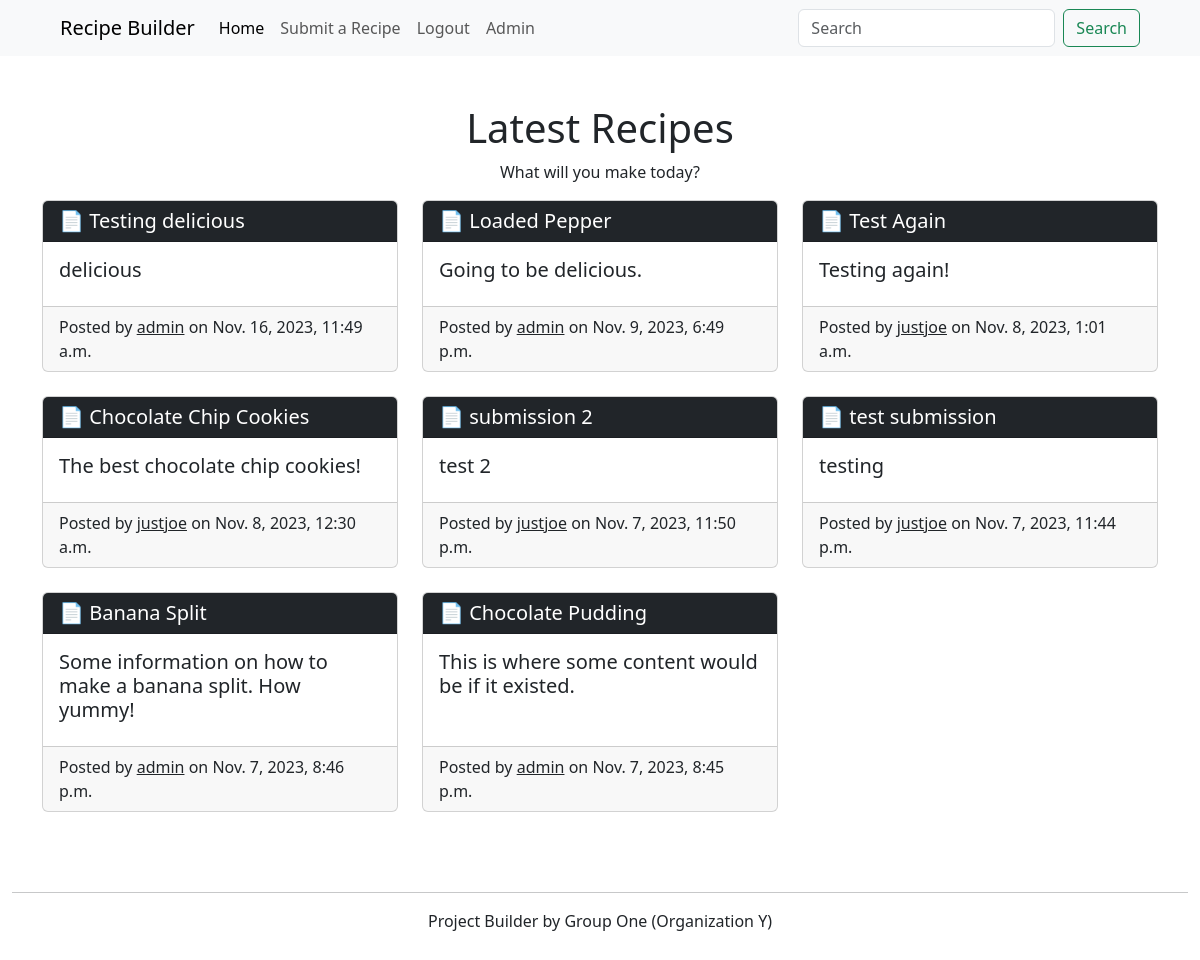
The app's page / (signed in) with its own data.
### core/models.py (models this page shows, shortened)
class Recipes(models.Model):
    title = models.CharField(max_length=200)
    content = models.TextField()
    date = models.DateTimeField(default=timezone.now)
    author = models.ForeignKey(User, on_delete=models.CASCADE)

### core/views.py (the view)
# urls.py: path('', views.home, name="recipe-home"),
def home(request):
    return render(request, "home.html", {'posts': Recipes.objects.all().order_by('-date'), 'title': 'Home'})

### core/templates/home.html (shortened to what this page needs)
{% extends 'base.html' %}
{% block content %}
    <h1 class="text-center">Latest Recipes</h1>
    <p class="text-center">What will you make today?</p>
    <div class="container">
        <div class="row">
            {% for post in posts %}
        <div class="col-12 col-md-4 mb-4">
            <div class="card d-flex flex-column h-100">
                <a href="{% url 'recipe_detail' post.id %}" class="link-light text-decoration-none">
                    <h5 class="card-header text-bg-dark">📄 {{ post.title }}</h5>
                </a>
                <div class="card-body">
                    <h5 class="card-title">{{ post.content }}</h5>
                </div>
                <div class="card-footer">
                    <p class="card-text">Posted by <a href="profile/{{post.author}}" class="link-dark">{{ post.author }}</a> on {{ post.date }}</p>
                </div>
            </div>
        </div>
    {% endfor %}
    </div>
</div>
{% endblock content %}

### records on screen
Recipes: title "Testing delicious", content "delicious", author "admin", date "Nov. 16, 2023, 11:49 a.m."
Recipes: title "Loaded Pepper", content "Going to be delicious.", author "admin", date "Nov. 9, 2023, 6:49 p.m."
Recipes: title "Test Again", content "Testing again!", author "justjoe", date "Nov. 8, 2023, 1:01 a.m."
Recipes: title "Chocolate Chip Cookies", content "The best chocolate chip cookies!", author "justjoe", date "Nov. 8, 2023, 12:30 a.m."
Recipes: title "submission 2", content "test 2", author "justjoe", date "Nov. 7, 2023, 11:50 p.m."
Recipes: title "test submission", content "testing", author "justjoe", date "Nov. 7, 2023, 11:44 p.m."
Recipes: title "Banana Split", content "Some information on how to make a banana split. How yummy!", author "admin", date "Nov. 7, 2023, 8:46 p.m."
Recipes: title "Chocolate Pudding", content "This is where some content would be if it existed.", author "admin", date "Nov. 7, 2023, 8:45 p.m."
